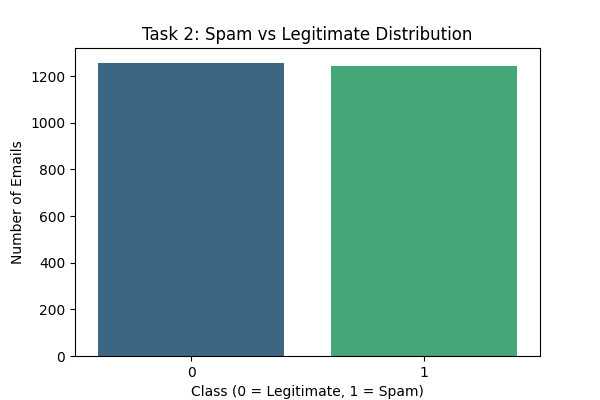

The Python source for this figure:
import pandas as pd
import numpy as np
import re
import matplotlib.pyplot as plt
import seaborn as sns
from sklearn.model_selection import train_test_split
from sklearn.linear_model import LogisticRegression
from sklearn.metrics import confusion_matrix, accuracy_score

file_path = 'spam_data.csv'
df = pd.read_csv(file_path)

print("--- DATASET SUMMARY ---")
print(df['is_spam'].value_counts())  # This will show you exactly how many are Spam vs Legit
print("-----------------------\n")

feature_cols = ['words', 'links', 'capital_words', 'spam_word_count']
X = df[feature_cols]
y = df['is_spam']

X_train, X_test, y_train, y_test = train_test_split(X, y, test_size=0.3, random_state=42)

model = LogisticRegression()
model.fit(X_train, y_train)

y_pred = model.predict(X_test)
accuracy = accuracy_score(y_test, y_pred)
cm = confusion_matrix(y_test, y_pred)

print(f"Model Accuracy: {accuracy:.4f}")


def evaluate_email_text(text):
    word_count = len(text.split())
    links_count = len(re.findall(r'http[s]?://|www\.|.com|.org', text))
    cap_words = len(re.findall(r'\b[A-Z]{2,}\b', text))

    trigger_list = ['free', 'win', 'money', 'urgent', 'cash', 'prize', 'offer', 'lottery']
    spam_word_count = sum(1 for word in text.lower().split() if word in trigger_list)

    features_df = pd.DataFrame([[word_count, links_count, cap_words, spam_word_count]],
                               columns=feature_cols)

    prediction = model.predict(features_df)
    return "SPAM" if prediction[0] == 1 else "LEGITIMATE", features_df


spam_msg = "URGENT! You win a FREE PRIZE. Visit www.win-money.com to claim your CASH."
result1, feats1 = evaluate_email_text(spam_msg)
print(f"\nManual Spam Test: {result1}")

legit_msg = "Hi, are we still meeting for coffee tomorrow? Let me know if you are free."
result2, feats2 = evaluate_email_text(legit_msg)
print(f"Manual Legit Test: {result2}")


plt.figure(figsize=(6, 4))
sns.countplot(x='is_spam', data=df, hue='is_spam', palette='viridis', legend=False)
plt.title('Task 2: Spam vs Legitimate Distribution')
plt.xlabel('Class (0 = Legitimate, 1 = Spam)')
plt.ylabel('Number of Emails')
plt.show()

plt.figure(figsize=(6, 5))
sns.heatmap(cm, annot=True, fmt='d', cmap='Blues',
            xticklabels=['Predicted Ham', 'Predicted Spam'],
            yticklabels=['Actual Ham', 'Actual Spam'])
plt.title('Task 2: Confusion Matrix')
plt.ylabel('Actual Label')
plt.xlabel('Predicted Label')
plt.show()
